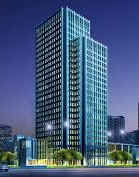
#> input picture day3/build.jpg, 139 x 177 px
$ python 'brute force.py'
#> lines starting #> are read from the running program, lines starting #| are printed output that depends on the picture
import cv2
import matplotlib.pyplot as plt

img1 = cv2.imread("build.jpg")
#> img1 is the input picture: shape (177, 139, 3); mean B, G, R 124.2, 90.3, 69.4
img2 = cv2.imread("build2.jpg")
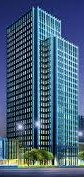
#> input picture day3/build2.jpg, 84 x 177 px
#> img2 is the input picture: shape (177, 84, 3); mean B, G, R 120.1, 95.2, 68.9

orb = cv2.ORB_create()
kp1, des1 = orb.detectAndCompute(img1,None)
#> kp1 = 284 keypoints; strongest (x, y, size): (70, 137, 31), (70, 132, 31), (68, 132, 31), (70, 110, 31)
kp2, des2 = orb.detectAndCompute(img2,None)
#> kp2 = 193 keypoints; strongest (x, y, size): (41, 134, 31), (41, 132, 31), (41, 142, 31), (39, 132, 31)

Brute_force = cv2.BFMatcher(cv2.NORM_HAMMING, crossCheck=True)
matches = Brute_force.match(des1, des2)
#> matches = 105 matches

matches = sorted(matches, key=lambda x: x.distance)
result = cv2.drawMatches(img1, kp1, img2, kp2, matches[:30],None, flags=2)
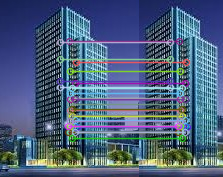
#> result: shape (177, 223, 3); mean B, G, R 125.1, 96.2, 76.3

plt.imshow(cv2.cvtColor(result,cv2.COLOR_BGR2RGB))
plt.show()
